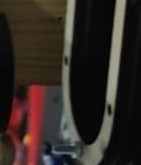
#> input picture Color_recognition/testing_images/empty_base.jpg, 141 x 165 px, given in place of the camera
$ python multiple_object_detection.py
#> lines starting #> are read from the running program, lines starting #| are printed output that depends on the picture; after the words box and inside, x2 and y2 are one past the last pixel; in counts of white or black regions, pixels touching at a corner belong together

import cv2
import time

# Define the lower and upper bounds of the yellow color in BGR format
# blue green red
red_lower = (120, 140, 118) #0 - 255
red_upper = (179, 240, 210)

green_lower = (50, 100, 0)
green_upper = (100, 230, 102)

min_area = 150  #minimum area used to prevent camera from detecting really small color gaps


def objectDetection (frame , color_lower , color_upper,min_area = min_area):

    # Convert the frame from BGR to HSV color space
    hsv_frame = cv2.cvtColor(frame, cv2.COLOR_BGR2HSV)

    # Threshold the frame to detect yellow-colored objects
    color_mask = cv2.inRange(hsv_frame, color_lower, color_upper)

    # Find contours of yellow-colored objects
    color_contours , _ = cv2.findContours(color_mask, cv2.RETR_EXTERNAL, cv2.CHAIN_APPROX_SIMPLE)

   # Filter contours based on minimum area
    filtered_contours = [contour for contour in color_contours if cv2.contourArea(contour) > min_area]


    # Draw bounding boxes around detected yellow-colored objects
    for contour in filtered_contours:
        x, y, w, h = cv2.boundingRect(contour)
        cv2.rectangle(frame, (x, y), (x + w, y + h), (0, 255, 255), 2)

    return filtered_contours

def isSomethingThere(frame , part_type):

    green_contours = objectDetection(frame , green_lower , green_upper)
    red_contours = objectDetection(frame , red_lower , red_upper)
    # Display the frame with bounding boxes
    cv2.imshow(f'Object Detection {part_type}', frame)

    # print(len(red_contours),len(green_contours)) # determine objects
    if len(green_contours) > 0: # red

        # print(f"green {part_type} detected!")
        return "green" # adjust colors later
    elif len(red_contours) >0:

        # print(f"red {part_type} detected!")
        return "red" # adjust colors later
    else:
        # print(f"No {part_type} detected.")
        return "no object"


# Open the camera stream using mobile ip adress to access camera
cap = cv2.VideoCapture(0)
#'http://192.168.121.153:8080/video'
#program allows controlling quality
#using: ip webcam


messsage_time = time.time()+1
while True:
    # Read a frame from the camera stream
    ret, frame = cap.read()
#> frame is the input picture: shape (165, 141, 3); mean B, G, R 36.5, 41.6, 50.6

    l,w = frame.shape[:2]
#> l = 165; w = 141

    center_x = w//2
#> center_x = 70

    left_frame = frame[0:l, 0:center_x]       #frame[y,x]
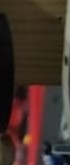
#> left_frame: shape (165, 70, 3); mean B, G, R 40.8, 48, 66.4

    right_frame = frame[0:l, center_x:]
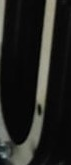
#> right_frame: shape (165, 71, 3); mean B, G, R 32.1, 35.3, 35

    right_area = isSomethingThere(right_frame,"base")
#> in objectDetection, `hsv_frame = cv2.cvtColor(frame, cv2.COLOR_BGR2HSV)`: hsv_frame: shape (165, 71, 3); mean H, S, V 24, 22.9, 35.7
#> in objectDetection, `color_mask = cv2.inRange(hsv_frame, color_lower, color_upper)`:
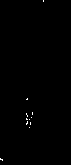
#> color_mask: shape (165, 71); 0.26% white in thin lines or dots, all inside (x1, y1, x2, y2) = (0, 0, 44, 161)
#> in objectDetection, `color_contours , _ = cv2.findContours(color_mask, cv2.RETR_EXTERNAL, c..`: color_contours = 11 contours, all with area under 20
#> in objectDetection, `filtered_contours = [contour for contour in color_contours if cv2.cont..`: filtered_contours = []
#> in objectDetection (call 2), `color_mask = cv2.inRange(hsv_frame, color_lower, color_upper)`: color_mask: shape (165, 71); every value is 0
#> right_area = 'no object'


    left_area = isSomethingThere(left_frame,"right_area")
#> call 3 of objectDetection, with color_lower = (50, 100, 0), color_upper = (100, 230, 102), min_area = 150
#> in objectDetection (call 3), `hsv_frame = cv2.cvtColor(frame, cv2.COLOR_BGR2HSV)`: hsv_frame: shape (165, 70, 3); mean H, S, V 57.7, 106.7, 68.3
#> in objectDetection (call 3), `color_mask = cv2.inRange(hsv_frame, color_lower, color_upper)`:
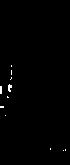
#> color_mask: shape (165, 70); 0.56% white in thin lines or dots, all inside (x1, y1, x2, y2) = (0, 65, 66, 151)
#> in objectDetection (call 3), `color_contours , _ = cv2.findContours(color_mask, cv2.RETR_EXTERNAL, c..`: color_contours = 11 contours, all with area under 20
#> call 4 of objectDetection, with color_lower = (120, 140, 118), color_upper = (179, 240, 210), min_area = 150
#> in objectDetection (call 4), `color_mask = cv2.inRange(hsv_frame, color_lower, color_upper)`:
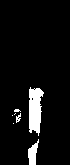
#> color_mask: shape (165, 70); 6.4% white; 7 white regions (4 under 20 px)
#> in objectDetection (call 4), `color_contours , _ = cv2.findContours(color_mask, cv2.RETR_EXTERNAL, c..`: color_contours = 7 contours, 5 with area under 20; largest, box (x1, y1, x2, y2) and area: (29, 87, 44, 136) 465, (28, 139, 39, 165) 134
#> in objectDetection (call 4), `filtered_contours = [contour for contour in color_contours if cv2.cont..`: filtered_contours = 1 contour; box (x1, y1, x2, y2) and area: (29, 87, 44, 136) 465
#> the loop in objectDetection (call 4), `for contour in filtered_contours:` made 1 pass
#> (x, y, w, h) on pass 1: (29, 87, 15, 49)
#> after the loop in objectDetection (call 4), `for contour in filtered_contours:`:
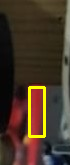
#> frame: shape (165, 70, 3); 3.29% of pixels changed, all inside (x1, y1, x2, y2) = (28, 86, 46, 138)
#> in isSomethingThere (call 2), `red_contours = objectDetection(frame , red_lower , red_upper)`: red_contours has the same summary as filtered_contours in objectDetection
#> left_area = 'red'
    if time.time() > messsage_time:
        messsage_time = time.time()+1
        print(f"found {right_area} on right_side")
        print(f"found {left_area} on left_side")
    cv2.imshow(f'Object Detection full', frame)
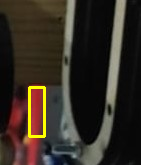
#> window 'Object Detection full': shape (165, 141, 3); mean B, G, R 35.6, 44.9, 52.9


    if cv2.waitKey(1) & 0xFF == ord('q'):
#> (key q is pressed here)
        break


# Release the camera stream
cap.release()
# Close OpenCV windows

$ run again, on Color_recognition/testing_images/green_base.jpg
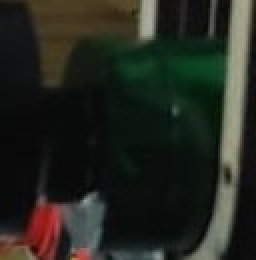
#> input picture Color_recognition/testing_images/green_base.jpg, 128 x 130 px, given in place of the camera (shown 2 times larger)
#> frame is the input picture: shape (130, 128, 3); mean B, G, R 31.5, 39.1, 36.5
#> hsv_frame: shape (130, 64, 3); mean H, S, V 60.2, 89.9, 48
#> color_mask: shape (130, 64); 34.5% white; 15 white regions (13 under 20 px)
#> color_contours = 15 contours, 13 with area under 20; largest, box (x1, y1, x2, y2) and area: (0, 16, 49, 102) 2713, (26, 80, 31, 95) 26
#> filtered_contours = 1 contour; box (x1, y1, x2, y2) and area: (0, 16, 49, 102) 2713
#> the loop in objectDetection, `for contour in filtered_contours:` made 1 pass
#> (x, y, w, h) on pass 1: (0, 16, 49, 86)
#> green_contours has the same summary as filtered_contours in objectDetection
#> hsv_frame: shape (130, 64, 3); mean H, S, V 57.9, 105.2, 64.5
#> color_mask: shape (130, 64); every value is 0
#> red_contours = []
#> right_area = 'green'
#> hsv_frame: shape (130, 64, 3); mean H, S, V 53.5, 72.5, 38.2
#> color_mask: shape (130, 64); 9.4% white; 14 white regions (13 under 20 px)
#> color_contours = 14 contours, 13 with area under 20; largest, box (x1, y1, x2, y2) and area: (41, 20, 64, 92) 612
#> filtered_contours = 1 contour; box (x1, y1, x2, y2) and area: (41, 20, 64, 92) 612
#> the loop in objectDetection (call 3), `for contour in filtered_contours:` made 1 pass
#> (x, y, w, h) on pass 1: (41, 20, 23, 72)
#> after the loop in objectDetection (call 3), `for contour in filtered_contours:`:
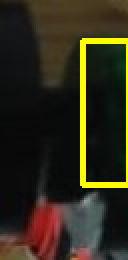
#> frame: shape (130, 64, 3) (shown 2 times larger); mean B, G, R 24.3, 42.2, 47.1
#> green_contours has the same summary as filtered_contours in objectDetection
#> hsv_frame: shape (130, 64, 3); mean H, S, V 51.6, 81.2, 49.9
#> color_mask: shape (130, 64); 0.38% white in thin lines or dots, all inside (x1, y1, x2, y2) = (16, 105, 29, 118)
#> color_contours = 3 contours, all with area under 20
#> left_area = 'green'
#> `cv2.imshow(f'Object Detection full', frame)`:
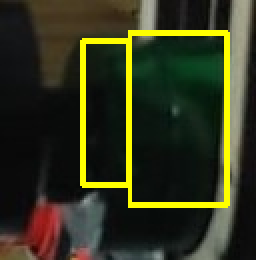
#> window 'Object Detection full': shape (130, 128, 3) (shown 2 times larger); mean B, G, R 28.9, 53.2, 51.1
